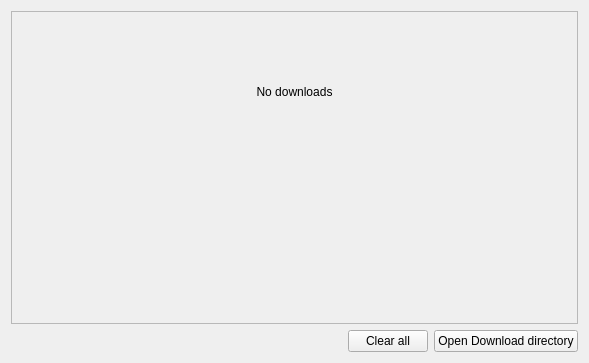
<?xml version="1.0" encoding="UTF-8"?>
<ui version="4.0">
 <class>DownloadManagerWidget</class>
 <widget class="QWidget" name="DownloadManagerWidget">
  <property name="geometry">
   <rect>
    <x>0</x>
    <y>0</y>
    <width>589</width>
    <height>363</height>
   </rect>
  </property>
  <property name="minimumSize">
   <size>
    <width>400</width>
    <height>250</height>
   </size>
  </property>
  <property name="windowTitle">
   <string>Downloads</string>
  </property>
  <property name="styleSheet">
   <string notr="true"/>
  </property>
  <layout class="QVBoxLayout" name="m_topLevelLayout">
   <property name="sizeConstraint">
    <enum>QLayout::SetNoConstraint</enum>
   </property>
   <item>
    <widget class="QScrollArea" name="m_scrollArea">
     <property name="styleSheet">
      <string notr="true"/>
     </property>
     <property name="verticalScrollBarPolicy">
      <enum>Qt::ScrollBarAsNeeded</enum>
     </property>
     <property name="horizontalScrollBarPolicy">
      <enum>Qt::ScrollBarAlwaysOff</enum>
     </property>
     <property name="widgetResizable">
      <bool>true</bool>
     </property>
     <widget class="QWidget" name="m_items">
      <property name="geometry">
       <rect>
        <x>0</x>
        <y>0</y>
        <width>569</width>
        <height>310</height>
       </rect>
      </property>
      <property name="styleSheet">
       <string notr="true"/>
      </property>
      <layout class="QVBoxLayout" name="m_itemsLayout">
       <property name="spacing">
        <number>2</number>
       </property>
       <property name="leftMargin">
        <number>3</number>
       </property>
       <property name="topMargin">
        <number>3</number>
       </property>
       <property name="rightMargin">
        <number>3</number>
       </property>
       <property name="bottomMargin">
        <number>3</number>
       </property>
       <item>
        <widget class="QLabel" name="m_zeroItemsLabel">
         <property name="sizePolicy">
          <sizepolicy hsizetype="Expanding" vsizetype="Expanding">
           <horstretch>0</horstretch>
           <verstretch>0</verstretch>
          </sizepolicy>
         </property>
         <property name="text">
          <string>No downloads</string>
         </property>
         <property name="alignment">
          <set>Qt::AlignCenter</set>
         </property>
        </widget>
       </item>
       <item>
        <spacer name="verticalSpacer">
         <property name="orientation">
          <enum>Qt::Vertical</enum>
         </property>
         <property name="sizeHint" stdset="0">
          <size>
           <width>20</width>
           <height>40</height>
          </size>
         </property>
        </spacer>
       </item>
      </layout>
     </widget>
    </widget>
   </item>
   <item>
    <layout class="QHBoxLayout" name="horizontalLayout">
     <property name="topMargin">
      <number>0</number>
     </property>
     <item>
      <spacer name="horizontalSpacer">
       <property name="orientation">
        <enum>Qt::Horizontal</enum>
       </property>
       <property name="sizeHint" stdset="0">
        <size>
         <width>40</width>
         <height>20</height>
        </size>
       </property>
      </spacer>
     </item>
     <item>
      <widget class="QPushButton" name="clear_all_downlads">
       <property name="toolTip">
        <string>Clear download list</string>
       </property>
       <property name="text">
        <string>Clear all</string>
       </property>
       <property name="icon">
        <iconset resource="icons.qrc">
         <normaloff>:/icons/close-fill.png</normaloff>:/icons/close-fill.png</iconset>
       </property>
      </widget>
     </item>
     <item>
      <widget class="QPushButton" name="open_download_dir">
       <property name="toolTip">
        <string>Open download directory in file manager</string>
       </property>
       <property name="text">
        <string>Open Download directory</string>
       </property>
       <property name="icon">
        <iconset resource="icons.qrc">
         <normaloff>:/icons/folder-open-line.png</normaloff>:/icons/folder-open-line.png</iconset>
       </property>
      </widget>
     </item>
    </layout>
   </item>
  </layout>
 </widget>
 <resources>
  <include location="icons.qrc"/>
 </resources>
 <connections/>
</ui>
